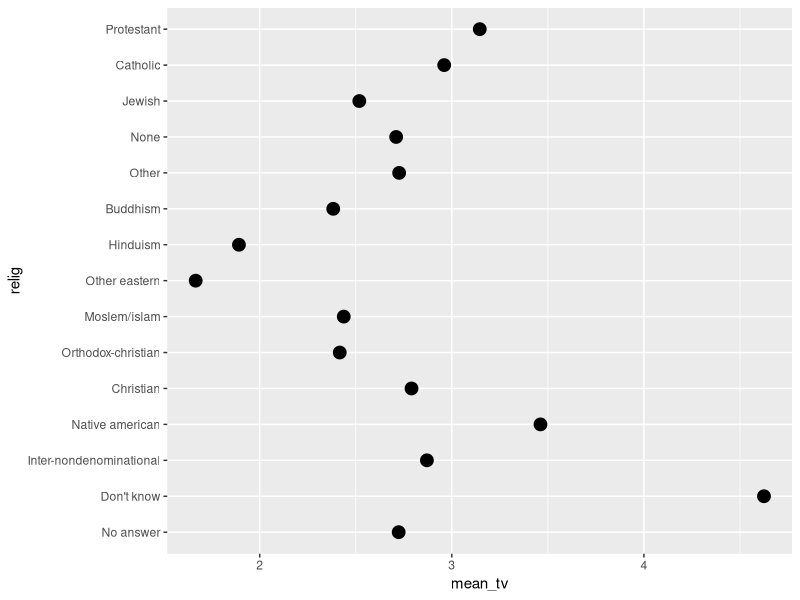
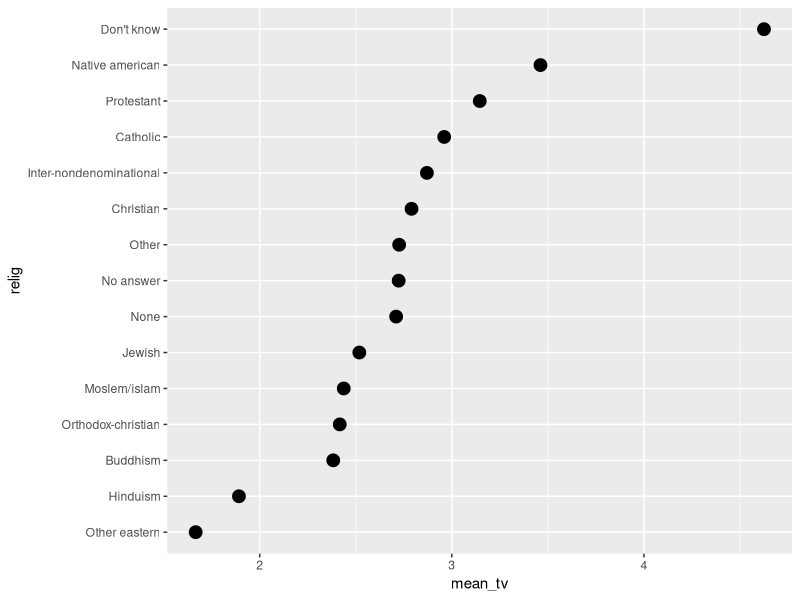
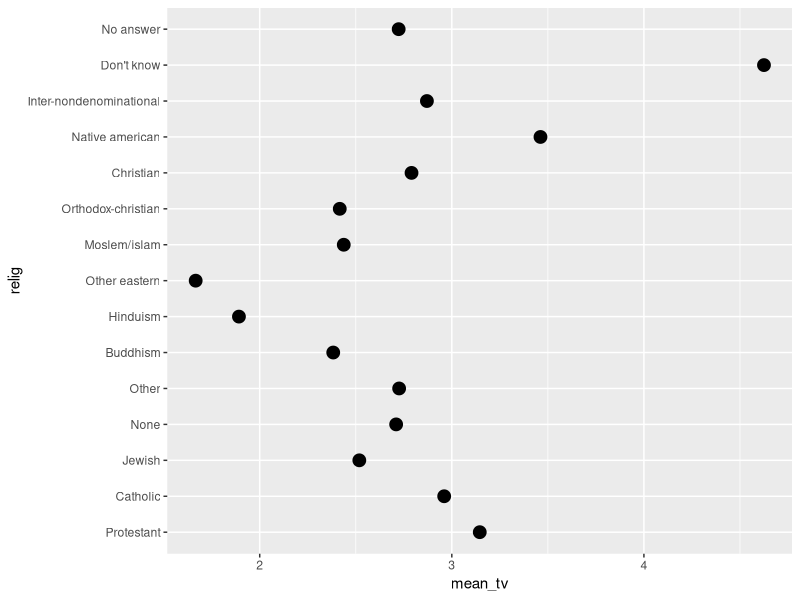
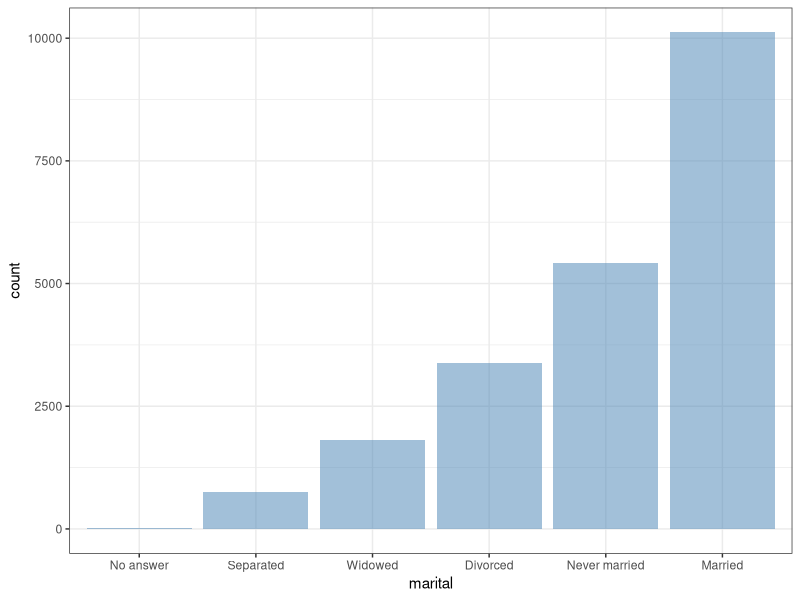
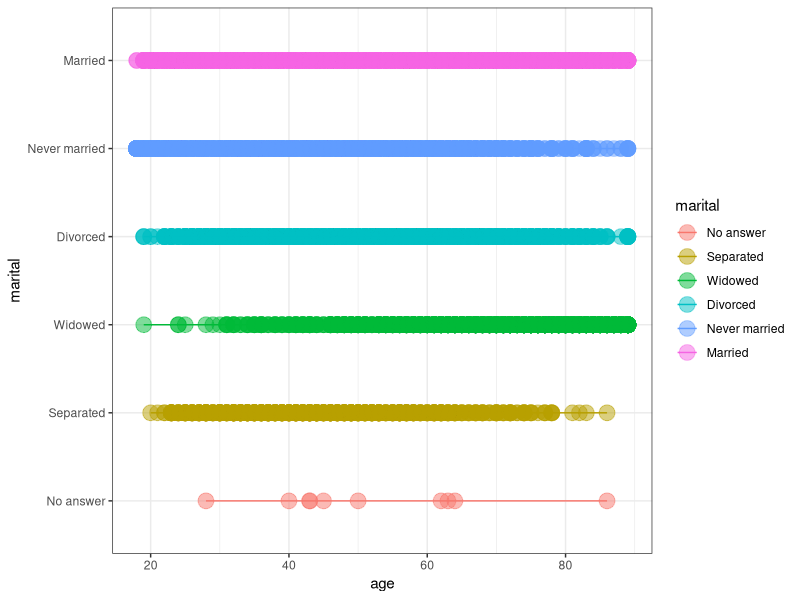
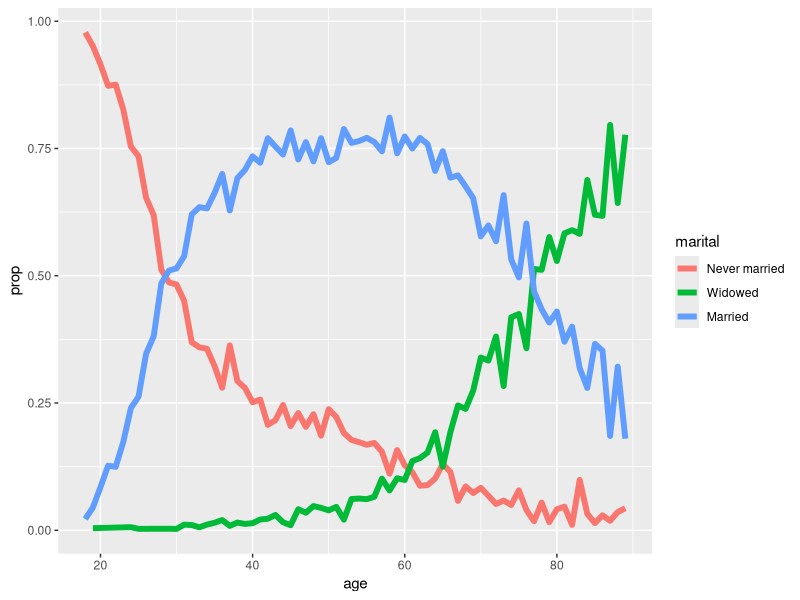

Write R code to recreate these figures, in order. (Note: this script raises an error after producing the figures.)
library(tidyverse)
library(forcats)
library(patchwork)



view(gss_cat) #with more categical variables

gss_cat %>% 
  pull(race) %>% 
  unique()


count(gss_cat,race,sort = TRUE) %>% #dataframe, sort_variable, sort(T,F)
  table()

gss_cat %>% 
  mutate(race=fct_drop(race)) %>% 
  pull(race) %>% 
  levels()


#geom_point
gss_cat %>% 
  drop_na(tvhours) %>% 
  group_by(relig) %>% 
  summarise(mean_tv=mean(tvhours)) %>% 
  ggplot(aes(mean_tv,relig))+
  geom_point(size=4)


#mutate 

gss_cat %>% 
  drop_na(tvhours) %>% 
  group_by(relig) %>% 
  summarise(mean_tv=mean(tvhours)) %>%
  mutate(relig=fct_reorder(relig,mean_tv)) %>% 
  ggplot(aes(mean_tv,relig))+
  geom_point(size=4)


#mutate reverse

gss_cat %>% 
  drop_na(tvhours) %>% 
  group_by(relig) %>% 
  summarise(mean_tv=mean(tvhours)) %>%
  mutate(relig=fct_rev(relig)) %>% 
  ggplot(aes(mean_tv,relig))+
  geom_point(size=4)


gss_cat %>% 
  mutate(marital=fct_infreq(marital)) %>% 
  mutate(marital=fct_rev(marital)) %>% 
  count()



gss_cat %>% 
  mutate(marital=fct_infreq(marital)) %>% 
  mutate(marital=fct_rev(marital)) %>% 
  ggplot(aes(marital)) +
  geom_bar(fill="steelblue",alpha = 0.5)+
  theme_bw()


gss_cat %>% 
  filter(!is.na(age)) %>% 
  mutate(marital=fct_infreq(marital)) %>% 
  mutate(marital=fct_rev(marital)) %>% 
  ggplot(aes(x=age, y= marital,color=marital))+
  geom_line()+
  geom_point(size=5,alpha=0.5)+
  theme_bw()

library(forcats)
library(patchwork)


#AGE and proption graph but not a standard practice
gss_cat %>% 
  filter(!is.na(age)) %>% 
  filter(marital %in% c("Never married","Married","Widowed")) %>% 
  count(age, marital) %>% 
  group_by(age) %>% 
  mutate(prop=n/sum(n)) %>%  
  ggplot(aes(x=age, y= prop,color=marital))+
  geom_line(size=2,na.rm = TRUE)
  geom_point(size=5,alpha=0.5)+
  theme_bw()



#AGE and proption graph but not a standard practice
gss_cat %>% 
  filter(!is.na(age)) %>% 
  filter(marital %in% c("Never married","Married","Widowed")) %>% 
  count(age, marital) %>% 
  group_by(age) %>% 
  mutate(prop=n/sum(n)) %>%  
  mutate(marital=fct_reorder2(marital,age, prop)) %>% 
  mutate(marital=fct_rev(marital)) %>% 
  ggplot(aes(x=age, y= prop,color=marital))+
  geom_line(size=2,na.rm = TRUE)
  geom_point(size=5,alpha=0.5)+
  theme_bw()


